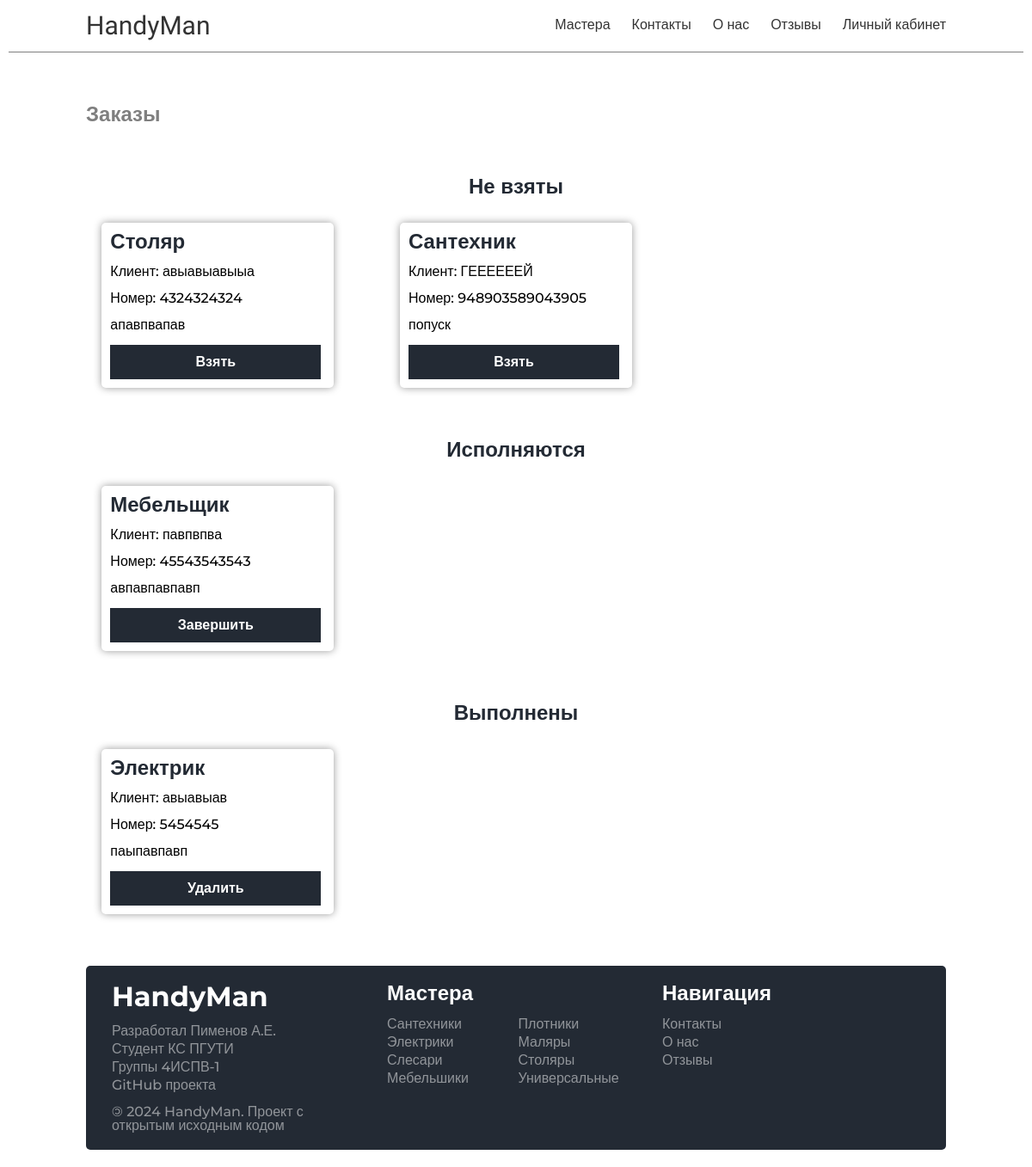
/account/tasks/ (signed in), run on an earlier commit of the app's database.
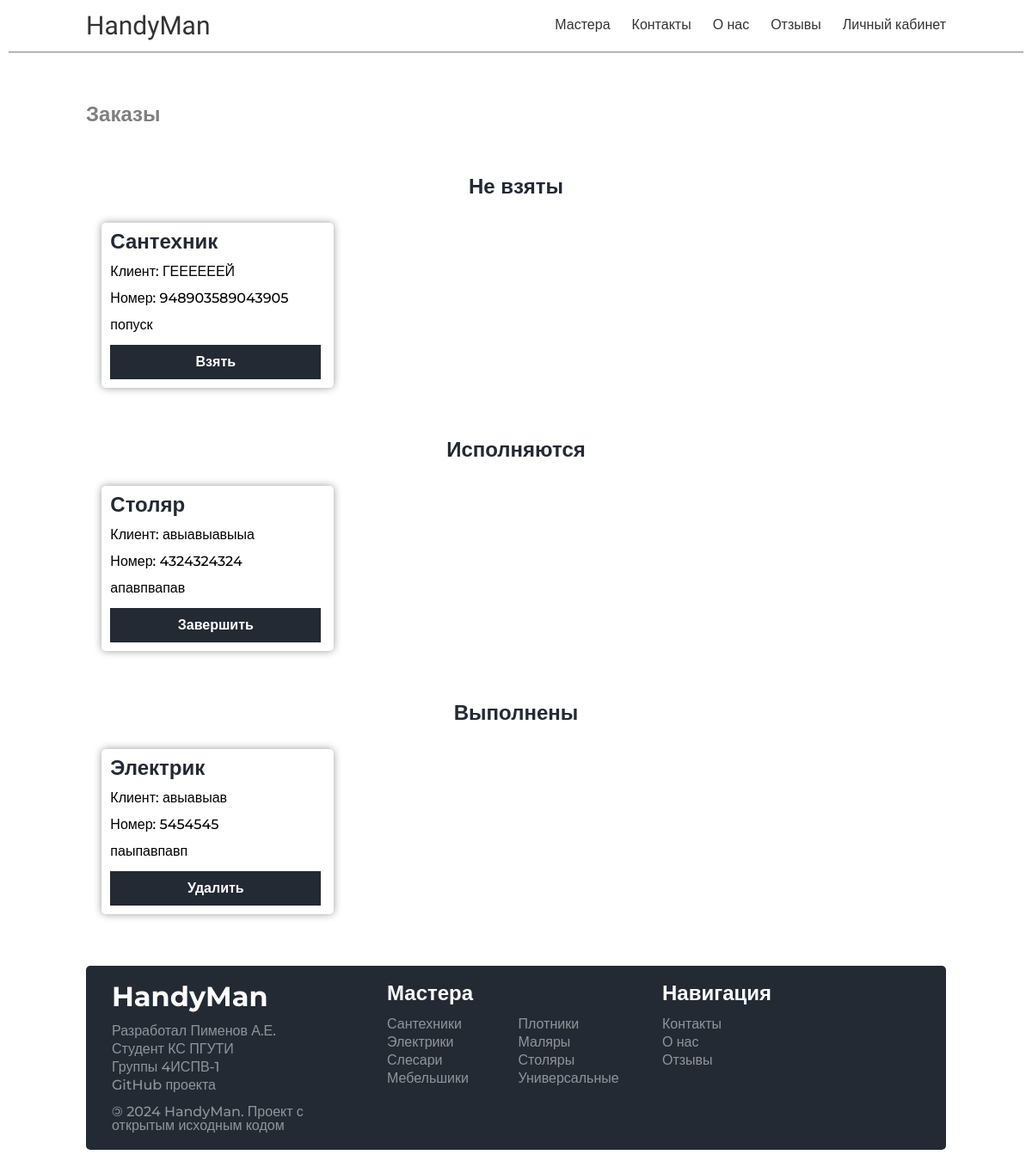
And on a later commit of the database.
### handyman/models.py (models this page shows, shortened)
class MasterTasks(models.Model):
    STATUS_CHOICES = [
        ('pending', 'Ожидает выполнения'),
        ('in_progress', 'Выполняется'),
        ('completed', 'Выполнено'),
    ]
    id = models.UUIDField(primary_key=True, default=uuid.uuid4, editable=False)
    master_type = models.ForeignKey('Skills', on_delete=models.PROTECT)
    client_name = models.CharField(max_length=100)
    client_tel = models.CharField(max_length=100)
    client_adders = models.CharField(max_length=100)
    status = models.CharField(
        max_length=20,
        choices=STATUS_CHOICES,
        default='pending',
    )

class Skills(models.Model):
    id = models.UUIDField(primary_key=True, default=uuid.uuid4, editable=False)
    name = models.CharField(max_length=100)
    cat_name = models.CharField(
        max_length=100
    )  # Тоже что и name, но во множественном числе
    slug = models.CharField(max_length=100, unique=True)
    image = models.ImageField(upload_to='skills/images', blank=True, null=True)
    created_at = models.DateTimeField(auto_now_add=True)
    def __str__(self):
        return str(self.name)

### handyman/views.py (the view)
# urls.py: path('account/tasks/', views.masterTasks, name='tasks'),
@user_passes_test(is_master)
def masterTasks(request):
    tasks_not_taken = MasterTasks.objects.filter(status='pending')
    tasks_in_progress = MasterTasks.objects.filter(status='in_progress')
    tasks_completed = MasterTasks.objects.filter(status='completed')
    data = {
        'title': 'Заказы',
        'tasks_not_taken': tasks_not_taken,
        'tasks_in_progress': tasks_in_progress,
        'tasks_completed': tasks_completed,
    }
    return render(request, 'account/mastetasks.html', context=data)

### handyman/templatetags/custom_filters.py (called while the page is built)
@register.filter
def is_in_group(user, group_name):
    return user.groups.filter(name=group_name).exists()

### handyman/views.py (called while the page is built)
def is_master(user):
    return user.groups.filter(name='master').exists()

### handyman/templates/account/mastetasks.html
{% extends "base.html" %}
{% load custom_filters %}
{% block content %}
    {% include "handyman/include/header.html" %}
    <div class="main-container">
        <div class="main">
            <div class="main-tasks">
                <h1>Заказы</h1>
                <div class="main-tasks-block">
                    <h2>Не взяты</h2>
                    <div class="main-tasks-block-list">
                        <ul>
                            {% for task in tasks_not_taken %}
                                <li>
                                    <h2>{{ task.master_type }}</h2>
                                    <p>Клиент: {{ task.client_name }}</p>
                                    <p>Номер: {{ task.client_tel }}</p>
                                    <p>{{ task.client_adders }}</p>
                                    <button type="button"
                                            onclick="document.location.href='{% url 'take_task' task.id %}'">Взять
                                    </button>
                                </li>
                            {% endfor %}
                        </ul>
                    </div>
                </div>
                <div class="main-tasks-block">
                    <h2>Исполняются</h2>
                    <div class="main-tasks-block-list">
                        <ul>
                            {% for task in tasks_in_progress %}
                                <li>
                                    <h2>{{ task.master_type }}</h2>
                                    <p>Клиент: {{ task.client_name }}</p>
                                    <p>Номер: {{ task.client_tel }}</p>
                                    <p>{{ task.client_adders }}</p>
                                    <button type="button"
                                            onclick="document.location.href='{% url 'complete_task' task.id %}'">Завершить
                                    </button>
                                </li>
                            {% endfor %}
                        </ul>
                    </div>
                </div>
                <div class="main-tasks-block">
                    <h2>Выполнены</h2>
                    <div class="main-tasks-block-list">
                        <ul>
                            {% for task in tasks_completed %}
                                <li>
                                    <h2>{{ task.master_type }}</h2>
                                    <p>Клиент: {{ task.client_name }}</p>
                                    <p>Номер: {{ task.client_tel }}</p>
                                    <p>{{ task.client_adders }}</p>
                                    {% if user|is_in_group:"admin" %}
                                        <button type="button"
                                                onclick="document.location.href='{% url 'delete_task' task.id %}'">Удалить
                                        </button>
                                    {% else %}
                                        <button type="button" disabled>Удалить</button>
                                    {% endif %}
                                </li>
                            {% endfor %}
                        </ul>
                    </div>
                </div>
            </div>
        </div>
    </div>
    {% include "handyman/include/footer.html" %}
{% endblock %}

What changed in the data, as far as the page shows it:
removed MasterTasks: master_type "Мебельщик", client_name "павпвпва", client_tel "45543543543", client_adders "авпавпавпавп", shown under "Исполняются"
changed MasterTasks "авыавыавыыа": moves from the list under "Не взяты" to the list under "Исполняются"
